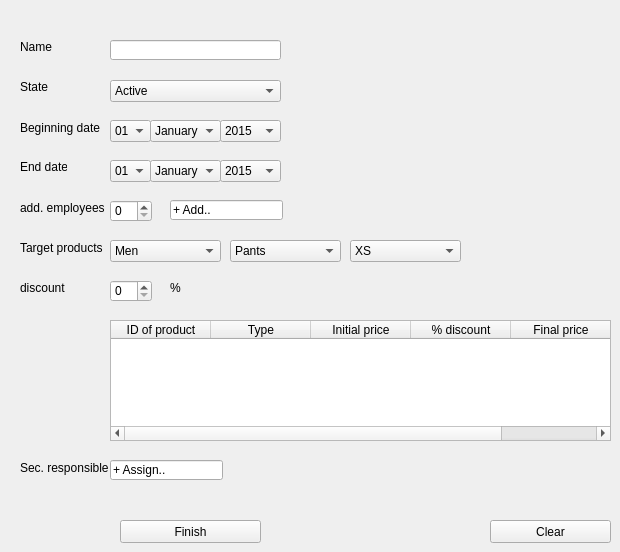
       <widget class="QWidget" name="Add_disc_tab">
        <attribute name="title">
         <string>Add</string>
        </attribute>
        <widget class="QLabel" name="lab_name_disc">
         <property name="geometry">
          <rect>
           <x>20</x>
           <y>40</y>
           <width>47</width>
           <height>13</height>
          </rect>
         </property>
         <property name="text">
          <string>Name</string>
         </property>
        </widget>
        <widget class="QLabel" name="lab_state_disc">
         <property name="geometry">
          <rect>
           <x>20</x>
           <y>80</y>
           <width>47</width>
           <height>13</height>
          </rect>
         </property>
         <property name="text">
          <string>State</string>
         </property>
        </widget>
        <widget class="QLabel" name="lab_beg_date_disc">
         <property name="geometry">
          <rect>
           <x>20</x>
           <y>120</y>
           <width>81</width>
           <height>16</height>
          </rect>
         </property>
         <property name="text">
          <string>Beginning date</string>
         </property>
        </widget>
        <widget class="QLabel" name="lab_end_date_disc">
         <property name="geometry">
          <rect>
           <x>20</x>
           <y>160</y>
           <width>47</width>
           <height>13</height>
          </rect>
         </property>
         <property name="text">
          <string>End date</string>
         </property>
        </widget>
        <widget class="QLabel" name="label_133">
         <property name="geometry">
          <rect>
           <x>20</x>
           <y>280</y>
           <width>91</width>
           <height>16</height>
          </rect>
         </property>
         <property name="text">
          <string>discount </string>
         </property>
        </widget>
        <widget class="QPushButton" name="pb_add_disc_finish">
         <property name="geometry">
          <rect>
           <x>120</x>
           <y>520</y>
           <width>141</width>
           <height>23</height>
          </rect>
         </property>
         <property name="text">
          <string>Finish</string>
         </property>
        </widget>
        <widget class="QLineEdit" name="le_name_disc">
         <property name="geometry">
          <rect>
           <x>110</x>
           <y>40</y>
           <width>171</width>
           <height>20</height>
          </rect>
         </property>
        </widget>
        <widget class="QComboBox" name="cb_state_disc">
         <property name="geometry">
          <rect>
           <x>110</x>
           <y>80</y>
           <width>171</width>
           <height>22</height>
          </rect>
         </property>
         <item>
          <property name="text">
           <string>Active</string>
          </property>
         </item>
         <item>
          <property name="text">
           <string>Inactive</string>
          </property>
         </item>
         <item>
          <property name="text">
           <string>In preparation</string>
          </property>
         </item>
        </widget>
        <widget class="QPushButton" name="pb_add_disc_clear">
         <property name="geometry">
          <rect>
           <x>490</x>
           <y>520</y>
           <width>121</width>
           <height>23</height>
          </rect>
         </property>
         <property name="text">
          <string>Clear</string>
         </property>
        </widget>
        <widget class="QSpinBox" name="sb_discount_disc">
         <property name="geometry">
          <rect>
           <x>110</x>
           <y>280</y>
           <width>42</width>
           <height>22</height>
          </rect>
         </property>
        </widget>
        <widget class="QComboBox" name="cb_beg_date_disc_day">
         <property name="geometry">
          <rect>
           <x>110</x>
           <y>120</y>
           <width>41</width>
           <height>22</height>
          </rect>
         </property>
         <item>
          <property name="text">
           <string>01</string>
          </property>
         </item>
         <item>
          <property name="text">
           <string>02</string>
          </property>
         </item>
         <item>
          <property name="text">
           <string>03</string>
          </property>
         </item>
         <item>
          <property name="text">
           <string>04</string>
          </property>
         </item>
         <item>
          <property name="text">
           <string>05</string>
          </property>
         </item>
         <item>
          <property name="text">
           <string>06</string>
          </property>
         </item>
         <item>
          <property name="text">
           <string>07</string>
          </property>
         </item>
         <item>
          <property name="text">
           <string>08</string>
          </property>
         </item>
         <item>
          <property name="text">
           <string>09</string>
          </property>
         </item>
         <item>
          <property name="text">
           <string>10</string>
          </property>
         </item>
         <item>
          <property name="text">
           <string>11</string>
          </property>
         </item>
         <item>
          <property name="text">
           <string>12</string>
          </property>
         </item>
         <item>
          <property name="text">
           <string>13</string>
          </property>
         </item>
         <item>
          <property name="text">
           <string>14</string>
          </property>
         </item>
         <item>
          <property name="text">
           <string>15</string>
          </property>
         </item>
         <item>
          <property name="text">
           <string>16</string>
          </property>
         </item>
         <item>
          <property name="text">
           <string>17</string>
          </property>
         </item>
         <item>
          <property name="text">
           <string>18</string>
          </property>
         </item>
         <item>
          <property name="text">
           <string>19</string>
          </property>
         </item>
         <item>
          <property name="text">
           <string>20</string>
          </property>
         </item>
         <item>
          <property name="text">
           <string>21</string>
          </property>
         </item>
         <item>
          <property name="text">
           <string>22</string>
          </property>
         </item>
         <item>
          <property name="text">
           <string>23</string>
          </property>
         </item>
         <item>
          <property name="text">
           <string>24</string>
          </property>
         </item>
         <item>
          <property name="text">
           <string>25</string>
          </property>
         </item>
         <item>
          <property name="text">
           <string>26</string>
          </property>
         </item>
         <item>
          <property name="text">
           <string>27</string>
          </property>
         </item>
         <item>
          <property name="text">
           <string>28</string>
          </property>
         </item>
         <item>
          <property name="text">
           <string>29</string>
          </property>
         </item>
         <item>
          <property name="text">
           <string>30</string>
          </property>
         </item>
         <item>
          <property name="text">
           <string>31</string>
          </property>
         </item>
        </widget>
        <widget class="QComboBox" name="cb_beg_date_disc_month">
         <property name="geometry">
          <rect>
           <x>150</x>
           <y>120</y>
           <width>71</width>
           <height>22</height>
          </rect>
         </property>
         <item>
          <property name="text">
           <string>January</string>
          </property>
         </item>
         <item>
          <property name="text">
           <string>February</string>
          </property>
         </item>
         <item>
          <property name="text">
           <string>March</string>
          </property>
         </item>
         <item>
          <property name="text">
           <string>April</string>
          </property>
         </item>
         <item>
          <property name="text">
           <string>May</string>
          </property>
         </item>
         <item>
          <property name="text">
           <string>June</string>
          </property>
         </item>
         <item>
          <property name="text">
           <string>July</string>
          </property>
         </item>
         <item>
          <property name="text">
           <string>August</string>
          </property>
         </item>
         <item>
          <property name="text">
           <string>September</string>
          </property>
         </item>
         <item>
          <property name="text">
           <string>October</string>
          </property>
         </item>
         <item>
          <property name="text">
           <string>November</string>
          </property>
         </item>
         <item>
          <property name="text">
           <string>December</string>
          </property>
         </item>
        </widget>
        <widget class="QComboBox" name="cb_beg_date_disc_year">
         <property name="geometry">
          <rect>
           <x>220</x>
           <y>120</y>
           <width>61</width>
           <height>22</height>
          </rect>
         </property>
         <item>
          <property name="text">
           <string>2015</string>
          </property>
         </item>
         <item>
          <property name="text">
           <string>2016</string>
          </property>
         </item>
         <item>
          <property name="text">
           <string>2017</string>
          </property>
         </item>
         <item>
          <property name="text">
           <string>2018</string>
          </property>
         </item>
         <item>
          <property name="text">
           <string>2019</string>
          </property>
         </item>
         <item>
          <property name="text">
           <string>2020</string>
          </property>
         </item>
         <item>
          <property name="text">
           <string>2021</string>
          </property>
         </item>
         <item>
          <property name="text">
           <string>2022</string>
          </property>
         </item>
         <item>
          <property name="text">
           <string>2023</string>
          </property>
         </item>
         <item>
          <property name="text">
           <string>2024</string>
          </property>
         </item>
         <item>
          <property name="text">
           <string>2025</string>
          </property>
         </item>
        </widget>
        <widget class="QComboBox" name="cb_end_date_disc_month">
         <property name="geometry">
          <rect>
           <x>150</x>
           <y>160</y>
           <width>71</width>
           <height>22</height>
          </rect>
         </property>
         <item>
          <property name="text">
           <string>January</string>
          </property>
         </item>
         <item>
          <property name="text">
           <string>February</string>
          </property>
         </item>
         <item>
          <property name="text">
           <string>March</string>
          </property>
         </item>
         <item>
          <property name="text">
           <string>April</string>
          </property>
         </item>
         <item>
          <property name="text">
           <string>May</string>
          </property>
         </item>
         <item>
          <property name="text">
           <string>June</string>
          </property>
         </item>
         <item>
          <property name="text">
           <string>July</string>
          </property>
         </item>
         <item>
          <property name="text">
           <string>August</string>
          </property>
         </item>
         <item>
          <property name="text">
           <string>September</string>
          </property>
         </item>
         <item>
          <property name="text">
           <string>October</string>
          </property>
         </item>
         <item>
          <property name="text">
           <string>November</string>
          </property>
         </item>
         <item>
          <property name="text">
           <string>December</string>
          </property>
         </item>
        </widget>
        <widget class="QComboBox" name="cb_end_date_disc_year">
         <property name="geometry">
          <rect>
           <x>220</x>
           <y>160</y>
           <width>61</width>
           <height>22</height>
          </rect>
         </property>
         <item>
          <property name="text">
           <string>2015</string>
          </property>
         </item>
         <item>
          <property name="text">
           <string>2016</string>
          </property>
         </item>
         <item>
          <property name="text">
           <string>2017</string>
          </property>
         </item>
         <item>
          <property name="text">
           <string>2018</string>
          </property>
         </item>
         <item>
          <property name="text">
           <string>2019</string>
          </property>
         </item>
         <item>
          <property name="text">
           <string>2020</string>
          </property>
         </item>
         <item>
          <property name="text">
           <string>2021</string>
          </property>
         </item>
         <item>
          <property name="text">
           <string>2022</string>
          </property>
         </item>
         <item>
          <property name="text">
           <string>2023</string>
          </property>
         </item>
         <item>
          <property name="text">
           <string>2024</string>
          </property>
         </item>
         <item>
          <property name="text">
           <string>2025</string>
          </property>
         </item>
         <item>
          <property name="text">
           <string>2026</string>
          </property>
         </item>
        </widget>
        <widget class="QComboBox" name="cb_end_date_disc_day">
         <property name="geometry">
          <rect>
           <x>110</x>
           <y>160</y>
           <width>41</width>
           <height>22</height>
          </rect>
         </property>
         <item>
          <property name="text">
           <string>01</string>
          </property>
         </item>
         <item>
          <property name="text">
           <string>02</string>
          </property>
         </item>
         <item>
          <property name="text">
           <string>03</string>
          </property>
         </item>
         <item>
          <property name="text">
           <string>04</string>
          </property>
         </item>
         <item>
          <property name="text">
           <string>05</string>
          </property>
         </item>
         <item>
          <property name="text">
           <string>06</string>
          </property>
         </item>
         <item>
          <property name="text">
           <string>07</string>
          </property>
         </item>
         <item>
          <property name="text">
           <string>08</string>
          </property>
         </item>
         <item>
          <property name="text">
           <string>09</string>
          </property>
         </item>
         <item>
          <property name="text">
           <string>10</string>
          </property>
         </item>
         <item>
          <property name="text">
           <string>11</string>
          </property>
         </item>
         <item>
          <property name="text">
           <string>12</string>
          </property>
         </item>
         <item>
          <property name="text">
           <string>13</string>
          </property>
         </item>
         <item>
          <property name="text">
           <string>14</string>
          </property>
         </item>
         <item>
          <property name="text">
           <string>15</string>
          </property>
         </item>
         <item>
          <property name="text">
           <string>16</string>
          </property>
         </item>
         <item>
          <property name="text">
           <string>17</string>
          </property>
         </item>
         <item>
          <property name="text">
           <string>18</string>
          </property>
         </item>
         <item>
          <property name="text">
           <string>19</string>
          </property>
         </item>
         <item>
          <property name="text">
           <string>20</string>
          </property>
         </item>
         <item>
          <property name="text">
           <string>21</string>
          </property>
         </item>
         <item>
          <property name="text">
           <string>22</string>
          </property>
         </item>
         <item>
          <property name="text">
           <string>23</string>
          </property>
         </item>
         <item>
          <property name="text">
           <string>24</string>
          </property>
         </item>
         <item>
          <property name="text">
           <string>25</string>
          </property>
         </item>
         <item>
          <property name="text">
           <string>26</string>
          </property>
         </item>
         <item>
          <property name="text">
           <string>27</string>
          </property>
         </item>
         <item>
          <property name="text">
           <string>28</string>
          </property>
         </item>
         <item>
          <property name="text">
           <string>29</string>
          </property>
         </item>
         <item>
          <property name="text">
           <string>30</string>
          </property>
         </item>
         <item>
          <property name="text">
           <string>31</string>
          </property>
         </item>
        </widget>
        <widget class="QLabel" name="label_134">
         <property name="geometry">
          <rect>
           <x>170</x>
           <y>280</y>
           <width>91</width>
           <height>16</height>
          </rect>
         </property>
         <property name="text">
          <string>%</string>
         </property>
        </widget>
        <widget class="QLabel" name="lab_target_products_disc">
         <property name="geometry">
          <rect>
           <x>20</x>
           <y>240</y>
           <width>91</width>
           <height>16</height>
          </rect>
         </property>
         <property name="text">
          <string>Target products </string>
         </property>
        </widget>
        <widget class="QComboBox" name="ID_50">
         <property name="geometry">
          <rect>
           <x>110</x>
           <y>240</y>
           <width>111</width>
           <height>22</height>
          </rect>
         </property>
         <item>
          <property name="text">
           <string>Men</string>
          </property>
         </item>
         <item>
          <property name="text">
           <string>Women</string>
          </property>
         </item>
         <item>
          <property name="text">
           <string>Children</string>
          </property>
         </item>
        </widget>
        <widget class="QComboBox" name="ID_51">
         <property name="geometry">
          <rect>
           <x>230</x>
           <y>240</y>
           <width>111</width>
           <height>22</height>
          </rect>
         </property>
         <item>
          <property name="text">
           <string>Pants</string>
          </property>
         </item>
         <item>
          <property name="text">
           <string>Tshirts</string>
          </property>
         </item>
         <item>
          <property name="text">
           <string>Dress</string>
          </property>
         </item>
        </widget>
        <widget class="QComboBox" name="ID_52">
         <property name="geometry">
          <rect>
           <x>350</x>
           <y>240</y>
           <width>111</width>
           <height>22</height>
          </rect>
         </property>
         <item>
          <property name="text">
           <string>XS</string>
          </property>
         </item>
         <item>
          <property name="text">
           <string>S</string>
          </property>
         </item>
         <item>
          <property name="text">
           <string>M</string>
          </property>
         </item>
         <item>
          <property name="text">
           <string>L</string>
          </property>
         </item>
         <item>
          <property name="text">
           <string>XL</string>
          </property>
         </item>
        </widget>
        <widget class="QTableWidget" name="tableWidget_7">
         <property name="geometry">
          <rect>
           <x>110</x>
           <y>320</y>
           <width>501</width>
           <height>121</height>
          </rect>
         </property>
         <column>
          <property name="text">
           <string>ID of product</string>
          </property>
         </column>
         <column>
          <property name="text">
           <string>Type</string>
          </property>
         </column>
         <column>
          <property name="text">
           <string>Initial price</string>
          </property>
         </column>
         <column>
          <property name="text">
           <string>% discount</string>
          </property>
         </column>
         <column>
          <property name="text">
           <string>Final price</string>
          </property>
         </column>
        </widget>
        <widget class="QSpinBox" name="sb_nb_add_employees_disc">
         <property name="geometry">
          <rect>
           <x>110</x>
           <y>200</y>
           <width>42</width>
           <height>22</height>
          </rect>
         </property>
        </widget>
        <widget class="QLabel" name="lab_add_employees_disc">
         <property name="geometry">
          <rect>
           <x>20</x>
           <y>200</y>
           <width>91</width>
           <height>16</height>
          </rect>
         </property>
         <property name="text">
          <string>add. employees</string>
         </property>
        </widget>
        <widget class="QLineEdit" name="categorie_69">
         <property name="geometry">
          <rect>
           <x>170</x>
           <y>200</y>
           <width>113</width>
           <height>20</height>
          </rect>
         </property>
         <property name="text">
          <string>+ Add..</string>
         </property>
        </widget>
        <widget class="QLineEdit" name="le_sec_resp_disc">
         <property name="geometry">
          <rect>
           <x>110</x>
           <y>460</y>
           <width>113</width>
           <height>20</height>
          </rect>
         </property>
         <property name="text">
          <string>+ Assign..</string>
         </property>
        </widget>
        <widget class="QLabel" name="label_169">
         <property name="geometry">
          <rect>
           <x>20</x>
           <y>460</y>
           <width>91</width>
           <height>16</height>
          </rect>
         </property>
         <property name="text">
          <string>Sec. responsible</string>
         </property>
        </widget>
       </widget>
